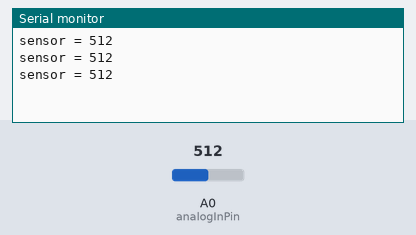
The sketch below on a simulated Arduino Uno, built with avr-gcc and run on an emulated ATmega328P. On the bench: the last lines printed to the serial monitor. The inputs (shaded band) are chosen by the test bench; at power-on: A0 (analogInPin) = 512.

Above: at 1.3 s.
1.4 s: A0 (analogInPin) set to 716
At 1.9 s:
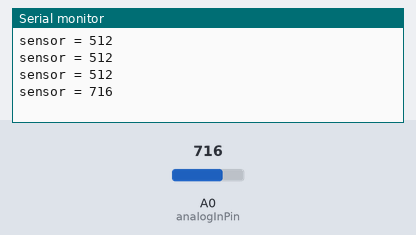
2.9 s: A0 (analogInPin) set to 900
At 3.4 s:
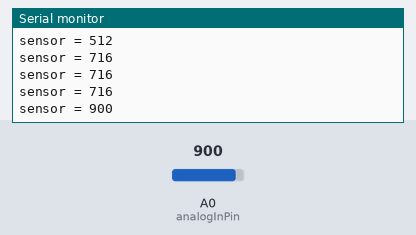
Timing chart, 0 to 5.9 s (numbered marks = the images above; inputs shaded):
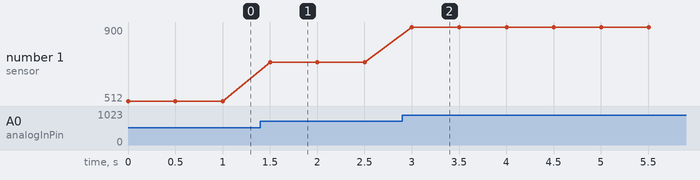

The sketch:

ForceRawOutput.ino
```cpp
// These constants won't change. They're used to give names to the pins used:
const int analogInPin = A0;  // Analog input pin that the potentiometer is attached to
const int analogOutPin = 9;  // Analog output pin that the LED is attached to

int sensorValue = 0;  // value read from the pot
int outputValue = 0;  // value output to the PWM (analog out)

void setup() {
  // initialize serial communications at 9600 bps:
  Serial.begin(9600);
}

void loop() {
  // read the analog in value:
  sensorValue = analogRead(analogInPin);


  // print the results to the Serial Monitor:
  Serial.print("sensor = ");
  Serial.println(sensorValue);

  // wait 2 milliseconds before the next loop for the analog-to-digital
  // converter to settle after the last reading:
  delay(500);
}
```

Measured:
- after the input at 1.4 s, the serial monitor: prints a new line after 0.10 s (image 1)
- after the input at 2.9 s, the serial monitor: prints a new line after 0.10 s (image 2)
- plotted number 1: 512 → 716 after the input at 1.4 s, 716 → 900 after the input at 2.9 s
